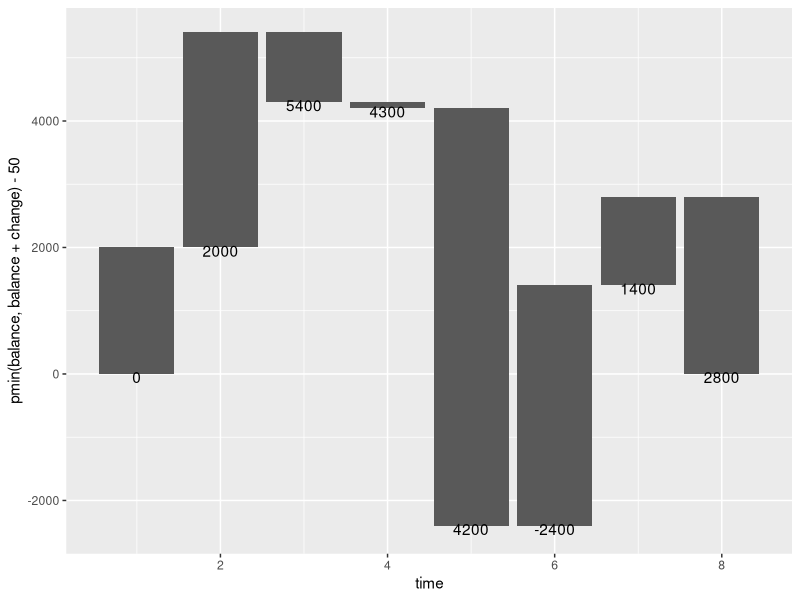

Here is the R script that generated this plot:
## ---- chunk 1
knitr::opts_chunk$set(echo = TRUE, warning = F, message = F)
options(tidyverse.quiet = TRUE)
## ---- chunk 2
library(tidyverse)
data.frame(event = c("Starting Cash", 
                     "Sales", 
                     "Refunds",
                     "Payouts", 
                     "Court Losses", 
                     "Court Wins", 
                     "Contracts", 
                     "End Cash"),
           change = c(2000, 3400, -1100, 
                      -100, -6600, 3800, 
                      1400, -2800)) %>% 
  mutate(balance = cumsum(c(0, 
                            change[-nrow(.)]))) %>% 
  mutate(time = row_number()) %>% 
  mutate(flow = factor(sign(change))) ->
balance

ggplot(balance) +
          geom_rect(
            aes(xmin = time - 0.45, 
                xmax = time + 0.45, 
                ymin = balance, 
                ymax = balance + change)) +
          geom_text(aes(x = time, 
                        y = pmin(balance, 
                                 balance + change) - 50, 
                        label = balance))
